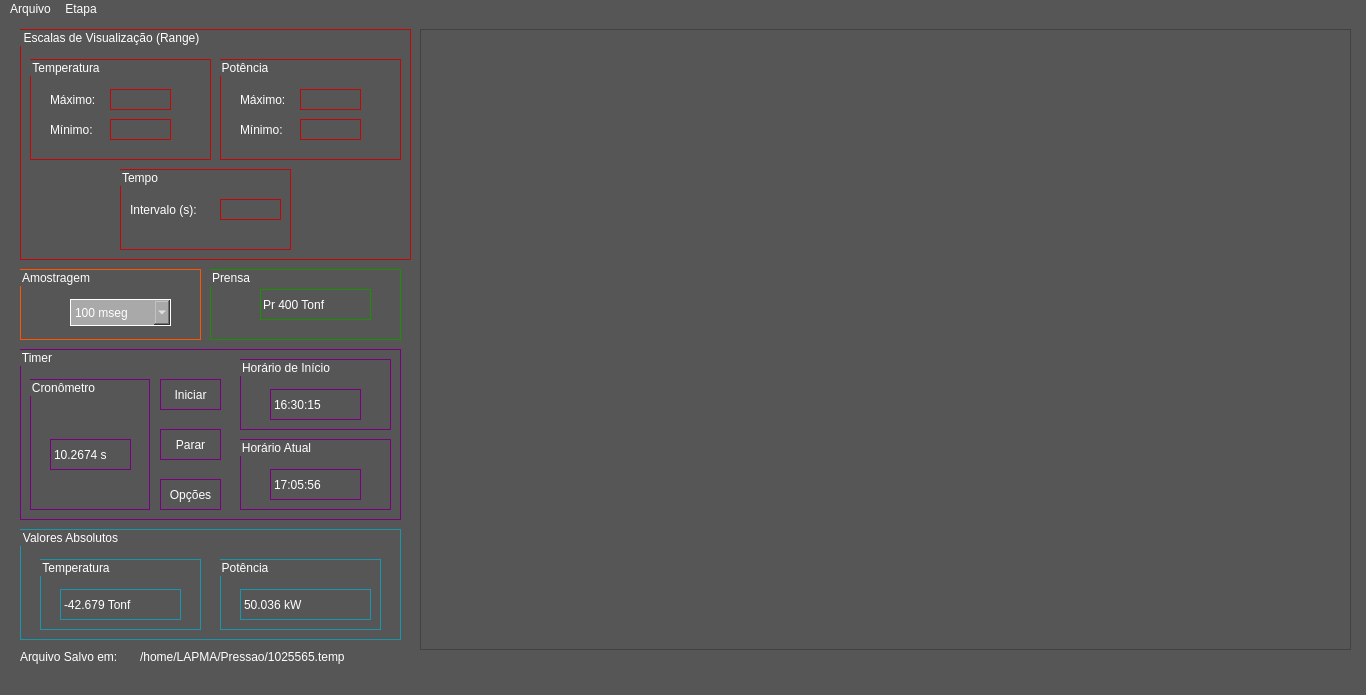
<?xml version="1.0" encoding="UTF-8"?>
<ui version="4.0">
 <class>MainWindow</class>
 <widget class="QMainWindow" name="MainWindow">
  <property name="geometry">
   <rect>
    <x>0</x>
    <y>0</y>
    <width>1366</width>
    <height>695</height>
   </rect>
  </property>
  <property name="minimumSize">
   <size>
    <width>817</width>
    <height>0</height>
   </size>
  </property>
  <property name="windowTitle">
   <string>SADAMAP - Análise de Dados: Etapa 1 - Calibração de Pressão</string>
  </property>
  <property name="styleSheet">
   <string notr="true">background-color:rgb(86, 86, 86);
color: rgb(255,255,255);</string>
  </property>
  <widget class="QWidget" name="centralWidget">
   <property name="autoFillBackground">
    <bool>false</bool>
   </property>
   <widget class="QGraphicsView" name="CentralGraph">
    <property name="geometry">
     <rect>
      <x>420</x>
      <y>10</y>
      <width>931</width>
      <height>621</height>
     </rect>
    </property>
    <property name="sizePolicy">
     <sizepolicy hsizetype="Fixed" vsizetype="Fixed">
      <horstretch>0</horstretch>
      <verstretch>0</verstretch>
     </sizepolicy>
    </property>
   </widget>
   <widget class="QGroupBox" name="escalaBox">
    <property name="geometry">
     <rect>
      <x>20</x>
      <y>10</y>
      <width>391</width>
      <height>231</height>
     </rect>
    </property>
    <property name="toolTip">
     <string notr="true"/>
    </property>
    <property name="statusTip">
     <string notr="true"/>
    </property>
    <property name="whatsThis">
     <string notr="true"/>
    </property>
    <property name="autoFillBackground">
     <bool>false</bool>
    </property>
    <property name="styleSheet">
     <string notr="true">background-color: rgb(86, 86, 86);
border:1px solid rgb(194, 8, 6);
color: rgb(255, 255, 255);</string>
    </property>
    <property name="title">
     <string>Escalas de Visualização (Range)</string>
    </property>
    <property name="flat">
     <bool>false</bool>
    </property>
    <property name="checkable">
     <bool>false</bool>
    </property>
    <widget class="QGroupBox" name="forcaBox">
     <property name="geometry">
      <rect>
       <x>10</x>
       <y>30</y>
       <width>181</width>
       <height>101</height>
      </rect>
     </property>
     <property name="title">
      <string>Temperatura</string>
     </property>
     <widget class="QLineEdit" name="f_max">
      <property name="geometry">
       <rect>
        <x>80</x>
        <y>30</y>
        <width>61</width>
        <height>21</height>
       </rect>
      </property>
     </widget>
     <widget class="QLabel" name="f_max_label">
      <property name="geometry">
       <rect>
        <x>20</x>
        <y>30</y>
        <width>57</width>
        <height>21</height>
       </rect>
      </property>
      <property name="styleSheet">
       <string notr="true">border: rgb(255,255,255)</string>
      </property>
      <property name="text">
       <string>Máximo:</string>
      </property>
     </widget>
     <widget class="QLabel" name="f_min_label">
      <property name="geometry">
       <rect>
        <x>20</x>
        <y>60</y>
        <width>57</width>
        <height>21</height>
       </rect>
      </property>
      <property name="styleSheet">
       <string notr="true">border:rgb(255,255,255)</string>
      </property>
      <property name="text">
       <string>Mínimo:</string>
      </property>
     </widget>
     <widget class="QLineEdit" name="f_min">
      <property name="geometry">
       <rect>
        <x>80</x>
        <y>60</y>
        <width>61</width>
        <height>21</height>
       </rect>
      </property>
     </widget>
    </widget>
    <widget class="QGroupBox" name="pressaoBox">
     <property name="geometry">
      <rect>
       <x>200</x>
       <y>30</y>
       <width>181</width>
       <height>101</height>
      </rect>
     </property>
     <property name="title">
      <string>Potência</string>
     </property>
     <widget class="QLineEdit" name="p_max">
      <property name="geometry">
       <rect>
        <x>80</x>
        <y>30</y>
        <width>61</width>
        <height>21</height>
       </rect>
      </property>
     </widget>
     <widget class="QLabel" name="p_max_label">
      <property name="geometry">
       <rect>
        <x>20</x>
        <y>30</y>
        <width>57</width>
        <height>21</height>
       </rect>
      </property>
      <property name="styleSheet">
       <string notr="true">border: rgb(255,255,255)</string>
      </property>
      <property name="text">
       <string>Máximo:</string>
      </property>
     </widget>
     <widget class="QLabel" name="p_min_label">
      <property name="geometry">
       <rect>
        <x>20</x>
        <y>60</y>
        <width>57</width>
        <height>21</height>
       </rect>
      </property>
      <property name="styleSheet">
       <string notr="true">border: rgb(255,255,255)</string>
      </property>
      <property name="text">
       <string>Mínimo:</string>
      </property>
     </widget>
     <widget class="QLineEdit" name="p_min">
      <property name="geometry">
       <rect>
        <x>80</x>
        <y>60</y>
        <width>61</width>
        <height>21</height>
       </rect>
      </property>
     </widget>
    </widget>
    <widget class="QGroupBox" name="forcaBox_2">
     <property name="geometry">
      <rect>
       <x>100</x>
       <y>140</y>
       <width>171</width>
       <height>81</height>
      </rect>
     </property>
     <property name="title">
      <string>Tempo</string>
     </property>
     <widget class="QLineEdit" name="f_max_2">
      <property name="geometry">
       <rect>
        <x>100</x>
        <y>30</y>
        <width>61</width>
        <height>21</height>
       </rect>
      </property>
     </widget>
     <widget class="QLabel" name="f_max_label_2">
      <property name="geometry">
       <rect>
        <x>10</x>
        <y>30</y>
        <width>81</width>
        <height>21</height>
       </rect>
      </property>
      <property name="styleSheet">
       <string notr="true">border: rgb(255,255,255)</string>
      </property>
      <property name="text">
       <string>Intervalo (s):</string>
      </property>
     </widget>
    </widget>
   </widget>
   <widget class="QGroupBox" name="amostragemBox">
    <property name="geometry">
     <rect>
      <x>20</x>
      <y>250</y>
      <width>181</width>
      <height>71</height>
     </rect>
    </property>
    <property name="styleSheet">
     <string notr="true">border:1px solid rgb(255, 83, 0);
color: rgb(255,255,255);</string>
    </property>
    <property name="title">
     <string>Amostragem</string>
    </property>
    <widget class="QComboBox" name="amostragemCBox">
     <property name="geometry">
      <rect>
       <x>50</x>
       <y>30</y>
       <width>101</width>
       <height>27</height>
      </rect>
     </property>
     <property name="styleSheet">
      <string notr="true">border-color: rgb(255,255,255);
background-color: rgb(169, 169, 169);
</string>
     </property>
     <item>
      <property name="text">
       <string>100 mseg</string>
      </property>
     </item>
     <item>
      <property name="text">
       <string>200 mseg</string>
      </property>
     </item>
     <item>
      <property name="text">
       <string>500 mseg</string>
      </property>
     </item>
     <item>
      <property name="text">
       <string>1 seg</string>
      </property>
     </item>
     <item>
      <property name="text">
       <string>1.5 seg</string>
      </property>
     </item>
     <item>
      <property name="text">
       <string>2 seg</string>
      </property>
     </item>
     <item>
      <property name="text">
       <string>2.5 seg</string>
      </property>
     </item>
     <item>
      <property name="text">
       <string>5 seg</string>
      </property>
     </item>
     <item>
      <property name="text">
       <string>10 seg</string>
      </property>
     </item>
    </widget>
   </widget>
   <widget class="QGroupBox" name="cronometroBox">
    <property name="geometry">
     <rect>
      <x>20</x>
      <y>330</y>
      <width>381</width>
      <height>171</height>
     </rect>
    </property>
    <property name="styleSheet">
     <string notr="true">border:1px solid rgb(123, 0, 129);</string>
    </property>
    <property name="title">
     <string>Timer</string>
    </property>
    <widget class="QPushButton" name="timerButton">
     <property name="geometry">
      <rect>
       <x>140</x>
       <y>130</y>
       <width>61</width>
       <height>31</height>
      </rect>
     </property>
     <property name="text">
      <string>Opções</string>
     </property>
    </widget>
    <widget class="QPushButton" name="stopTimerButton">
     <property name="geometry">
      <rect>
       <x>140</x>
       <y>30</y>
       <width>61</width>
       <height>31</height>
      </rect>
     </property>
     <property name="text">
      <string>Iniciar</string>
     </property>
    </widget>
    <widget class="QGroupBox" name="groupBox_2">
     <property name="geometry">
      <rect>
       <x>10</x>
       <y>30</y>
       <width>120</width>
       <height>131</height>
      </rect>
     </property>
     <property name="title">
      <string>Cronômetro</string>
     </property>
     <widget class="QLabel" name="cronometroLabel">
      <property name="geometry">
       <rect>
        <x>20</x>
        <y>60</y>
        <width>81</width>
        <height>31</height>
       </rect>
      </property>
      <property name="text">
       <string>10.2674 s</string>
      </property>
     </widget>
    </widget>
    <widget class="QGroupBox" name="groupBox_3">
     <property name="geometry">
      <rect>
       <x>220</x>
       <y>10</y>
       <width>151</width>
       <height>71</height>
      </rect>
     </property>
     <property name="title">
      <string>Horário de Início</string>
     </property>
     <widget class="QLabel" name="label">
      <property name="geometry">
       <rect>
        <x>30</x>
        <y>30</y>
        <width>91</width>
        <height>31</height>
       </rect>
      </property>
      <property name="styleSheet">
       <string notr="true">font: 14pt &quot;Noto Serif&quot;;</string>
      </property>
      <property name="text">
       <string>16:30:15</string>
      </property>
     </widget>
    </widget>
    <widget class="QGroupBox" name="groupBox_4">
     <property name="geometry">
      <rect>
       <x>220</x>
       <y>90</y>
       <width>151</width>
       <height>71</height>
      </rect>
     </property>
     <property name="title">
      <string>Horário Atual</string>
     </property>
     <widget class="QLabel" name="label_2">
      <property name="geometry">
       <rect>
        <x>30</x>
        <y>30</y>
        <width>91</width>
        <height>31</height>
       </rect>
      </property>
      <property name="styleSheet">
       <string notr="true">font: 14pt &quot;Noto Serif&quot;;</string>
      </property>
      <property name="text">
       <string>17:05:56</string>
      </property>
     </widget>
    </widget>
    <widget class="QPushButton" name="stopTimerButton_2">
     <property name="geometry">
      <rect>
       <x>140</x>
       <y>80</y>
       <width>61</width>
       <height>31</height>
      </rect>
     </property>
     <property name="text">
      <string>Parar</string>
     </property>
    </widget>
   </widget>
   <widget class="QGroupBox" name="groupBox">
    <property name="geometry">
     <rect>
      <x>210</x>
      <y>250</y>
      <width>191</width>
      <height>71</height>
     </rect>
    </property>
    <property name="styleSheet">
     <string notr="true">border: 1px solid rgb(27, 144, 0);</string>
    </property>
    <property name="title">
     <string>Prensa</string>
    </property>
    <widget class="QLineEdit" name="lineEdit">
     <property name="geometry">
      <rect>
       <x>50</x>
       <y>20</y>
       <width>111</width>
       <height>31</height>
      </rect>
     </property>
     <property name="styleSheet">
      <string notr="true">font: 12pt &quot;Noto Serif&quot;;</string>
     </property>
     <property name="text">
      <string>Pr 400 Tonf</string>
     </property>
    </widget>
   </widget>
   <widget class="QGroupBox" name="groupBox_5">
    <property name="geometry">
     <rect>
      <x>20</x>
      <y>510</y>
      <width>381</width>
      <height>111</height>
     </rect>
    </property>
    <property name="styleSheet">
     <string notr="true">border: 1px solid rgb(26, 149, 172)</string>
    </property>
    <property name="title">
     <string>Valores Absolutos</string>
    </property>
    <widget class="QGroupBox" name="groupBox_6">
     <property name="geometry">
      <rect>
       <x>20</x>
       <y>30</y>
       <width>161</width>
       <height>71</height>
      </rect>
     </property>
     <property name="title">
      <string>Temperatura</string>
     </property>
     <widget class="QLabel" name="forcaLabel">
      <property name="geometry">
       <rect>
        <x>20</x>
        <y>30</y>
        <width>121</width>
        <height>31</height>
       </rect>
      </property>
      <property name="styleSheet">
       <string notr="true">font: 14pt &quot;Noto Serif&quot;;</string>
      </property>
      <property name="text">
       <string>-42.679 Tonf</string>
      </property>
     </widget>
    </widget>
    <widget class="QGroupBox" name="groupBox_7">
     <property name="geometry">
      <rect>
       <x>200</x>
       <y>30</y>
       <width>161</width>
       <height>71</height>
      </rect>
     </property>
     <property name="title">
      <string>Potência</string>
     </property>
     <widget class="QLabel" name="calibranteLabel">
      <property name="geometry">
       <rect>
        <x>20</x>
        <y>30</y>
        <width>131</width>
        <height>31</height>
       </rect>
      </property>
      <property name="styleSheet">
       <string notr="true">font: 14pt &quot;Noto Serif&quot;;</string>
      </property>
      <property name="text">
       <string>50.036 kW</string>
      </property>
     </widget>
    </widget>
   </widget>
   <widget class="QLabel" name="label_5">
    <property name="geometry">
     <rect>
      <x>20</x>
      <y>630</y>
      <width>111</width>
      <height>16</height>
     </rect>
    </property>
    <property name="text">
     <string>Arquivo Salvo em:</string>
    </property>
   </widget>
   <widget class="QLabel" name="label_6">
    <property name="geometry">
     <rect>
      <x>140</x>
      <y>630</y>
      <width>241</width>
      <height>16</height>
     </rect>
    </property>
    <property name="text">
     <string>/home/LAPMA/Pressao/1025565.temp</string>
    </property>
   </widget>
  </widget>
  <widget class="QMenuBar" name="menuBar">
   <property name="geometry">
    <rect>
     <x>0</x>
     <y>0</y>
     <width>1366</width>
     <height>23</height>
    </rect>
   </property>
   <widget class="QMenu" name="Menuzinho">
    <property name="title">
     <string>Arquivo</string>
    </property>
    <addaction name="actionAbrir"/>
    <addaction name="actionSalvar_2"/>
    <addaction name="actionSalvar_Como_2"/>
   </widget>
   <widget class="QMenu" name="menuEtapa">
    <property name="title">
     <string>Etapa</string>
    </property>
    <addaction name="actionCalibra_o_P"/>
    <addaction name="actionCalibra_o_T"/>
    <addaction name="actionProcessamento"/>
   </widget>
   <addaction name="Menuzinho"/>
   <addaction name="menuEtapa"/>
  </widget>
  <widget class="QStatusBar" name="statusBar"/>
  <action name="actionCalibra_o_P">
   <property name="text">
    <string>Calibração P</string>
   </property>
  </action>
  <action name="actionCalibra_o_T">
   <property name="text">
    <string>Calibração T</string>
   </property>
  </action>
  <action name="actionProcessamento">
   <property name="text">
    <string>Processamento</string>
   </property>
  </action>
  <action name="actionAbrir">
   <property name="text">
    <string>Abrir</string>
   </property>
   <property name="iconVisibleInMenu">
    <bool>true</bool>
   </property>
  </action>
  <action name="actionSalvar">
   <property name="text">
    <string>Salvar</string>
   </property>
  </action>
  <action name="actionSalvar_Como">
   <property name="text">
    <string>Salvar Como</string>
   </property>
  </action>
  <action name="actionSalvar_2">
   <property name="text">
    <string>Salvar</string>
   </property>
  </action>
  <action name="actionSalvar_Como_2">
   <property name="text">
    <string>Salvar Como</string>
   </property>
  </action>
 </widget>
 <layoutdefault spacing="6" margin="11"/>
 <resources/>
 <connections/>
</ui>
